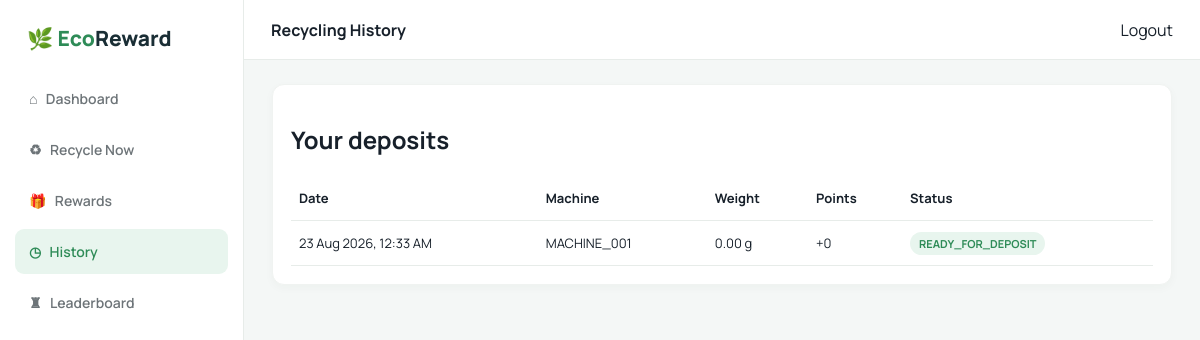
/history/ (signed in), run on an earlier commit of the app's database.
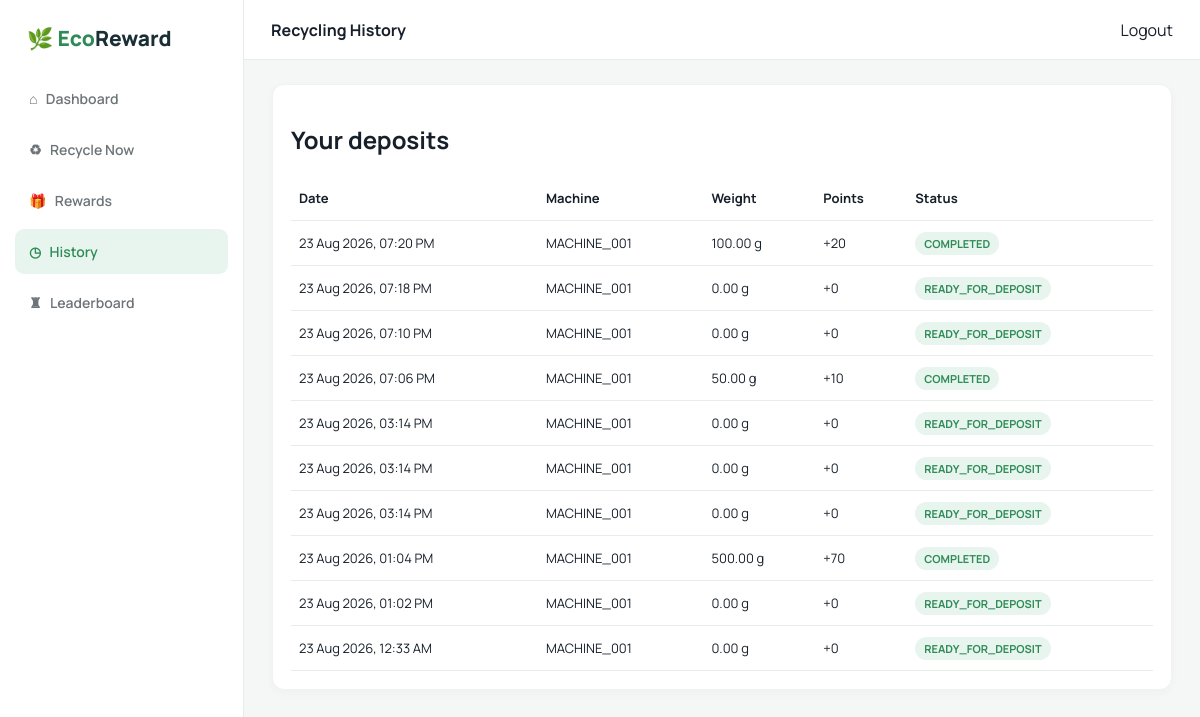
And on a later commit of the database.
### recycling/models.py (models this page shows)
class RecyclingSession(models.Model):
    STATUS_CHOICES = [(x, x.replace("_", " ").title()) for x in ["RFID_VERIFIED", "READY_FOR_DEPOSIT", "MEASURING", "PROCESSING", "COMPLETED", "REJECTED"]]
    user = models.ForeignKey(User, on_delete=models.CASCADE)
    machine = models.ForeignKey(Machine, on_delete=models.PROTECT)
    rfid_card = models.ForeignKey(RFIDCard, on_delete=models.PROTECT, null=True, blank=True, related_name="sessions")
    session_id = models.CharField(max_length=32, editable=False, default=make_session_id)
    rfid_uid = models.CharField(max_length=64)
    status = models.CharField(max_length=30, choices=STATUS_CHOICES, default="RFID_VERIFIED")
    weight_grams = models.DecimalField(max_digits=8, decimal_places=2, default=0)
    points = models.PositiveIntegerField(default=0)
    created_at = models.DateTimeField(auto_now_add=True)
    completed_at = models.DateTimeField(null=True, blank=True)

class Machine(models.Model):
    STATUS_CHOICES = [("ONLINE", "Online"), ("OFFLINE", "Offline"), ("MAINTENANCE", "Maintenance")]
    code = models.CharField(max_length=40, unique=True)
    location = models.CharField(max_length=120, default="Main Campus")
    status = models.CharField(max_length=20, choices=STATUS_CHOICES, default="ONLINE")
    bin_level = models.PositiveIntegerField(default=40)
    api_key = models.CharField(max_length=120, default="change-me")
    last_seen = models.DateTimeField(auto_now=True)

### recycling/views.py (the view)
# urls.py: path("history/", views.history, name="history"),
@login_required
def history(request):
    return render(request, "user/history.html", {"sessions": RecyclingSession.objects.filter(user=request.user).select_related("machine").order_by("-created_at")})

### templates/user/history.html
{% extends 'base.html' %}{% block body %}
<div class="shell">
  <aside class="sidebar">
    <div>
      <div class="brand"><span>🌿 Eco</span>Reward</div>
      <nav class="nav">
        <a href="{% url 'dashboard' %}">⌂ &nbsp; Dashboard</a
        ><a href="{% url 'recycle' %}">♻ &nbsp; Recycle Now</a
        ><a href="{% url 'rewards' %}">🎁 &nbsp; Rewards</a
        ><a class="active" href="{% url 'history' %}">◷ &nbsp; History</a
        ><a href="{% url 'leaderboard' %}">♜ &nbsp; Leaderboard</a>
      </nav>
    </div>
  </aside>
  <div class="content">
    <header class="topbar">
      <b>Recycling History</b><a href="{% url 'logout' %}">Logout</a>
    </header>
    <main class="main">
      <section class="panel">
        <h1>Your deposits</h1>
        <table class="table">
          <thead>
            <tr>
              <th>Date</th>
              <th>Machine</th>
              <th>Weight</th>
              <th>Points</th>
              <th>Status</th>
            </tr>
          </thead>
          <tbody>
            {% for session in sessions %}
            <tr>
              <td>{{ session.created_at|date:'d M Y, h:i A' }}</td>
              <td>{{ session.machine.code }}</td>
              <td>{{ session.weight_grams }} g</td>
              <td>+{{ session.points }}</td>
              <td><span class="pill">{{ session.status }}</span></td>
            </tr>
            {% empty %}
            <tr>
              <td colspan="5">No recycling sessions yet.</td>
            </tr>
            {% endfor %}
          </tbody>
        </table>
      </section>
    </main>
  </div>
</div>
{% endblock %}

What changed in the data, as far as the page shows it:
added RecyclingSession: created_at "23 Aug 2026, 07:20 PM", machine.code "MACHINE_001", weight_grams "100.00", points "20", status "COMPLETED"
added RecyclingSession: created_at "23 Aug 2026, 07:18 PM", machine.code "MACHINE_001", weight_grams "0.00", points "0", status "READY_FOR_DEPOSIT"
added RecyclingSession: created_at "23 Aug 2026, 07:10 PM", machine.code "MACHINE_001", weight_grams "0.00", points "0", status "READY_FOR_DEPOSIT"
added RecyclingSession: created_at "23 Aug 2026, 07:06 PM", machine.code "MACHINE_001", weight_grams "50.00", points "10", status "COMPLETED"
added RecyclingSession: created_at "23 Aug 2026, 03:14 PM", machine.code "MACHINE_001", weight_grams "0.00", points "0", status "READY_FOR_DEPOSIT"
added RecyclingSession: created_at "23 Aug 2026, 03:14 PM", machine.code "MACHINE_001", weight_grams "0.00", points "0", status "READY_FOR_DEPOSIT"
added RecyclingSession: created_at "23 Aug 2026, 03:14 PM", machine.code "MACHINE_001", weight_grams "0.00", points "0", status "READY_FOR_DEPOSIT"
added RecyclingSession: created_at "23 Aug 2026, 01:04 PM", machine.code "MACHINE_001", weight_grams "500.00", points "70", status "COMPLETED"
added RecyclingSession: created_at "23 Aug 2026, 01:02 PM", machine.code "MACHINE_001", weight_grams "0.00", points "0", status "READY_FOR_DEPOSIT"
